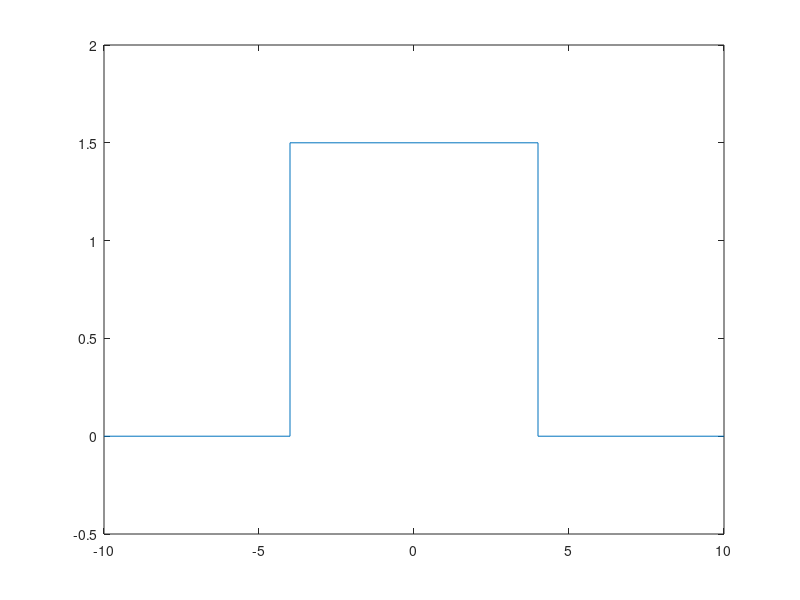

The MATLAB script that drew this image:
clear 
%pkg load signal
#
# fs = 1;  # arbitrary sample rate
     # pulse train sample rate
 #w = 8;  # pulse width 1/10th the distance between pulses
# x = pulstran(-1:0.1:0,1:0.01:2, 'rectpuls', w);
 #plot([0:length(x)-1]*1/fs, x);
 #ylim([-0.5 1.5]);
 #ylabel("amplitude"); xlabel("time (ms)");
 #title("graph shows 3 ms pulses at 0,10,20,30 and 40 ms")
 

 t1 =-10:1:-4;
 t2=-4:1:4;
 t3=4:1:10;
 t=[t1 t2 t3];
 x1 = zeros(size(t1));
 x2 = ones(size(t2))*1.5;
 x3 = zeros(size(t3));
 
 x = [x1 x2 x3];
 plot (t,x);
 ylim([-0.5 2]);